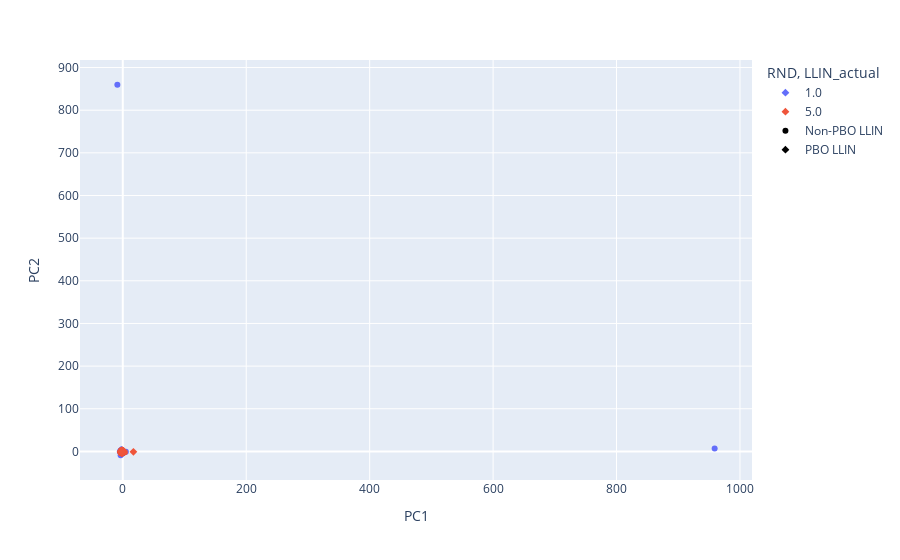

Notebook cell for this chart:
### Code cell
#alternative plotting function
fig = px.scatter(pca_3L_df_15, x="PC1", y="PC2",color="RND",symbol='LLIN_actual')

for i, trace in enumerate(fig.data):
    name = trace.name.split(',')
    if name[1] == ' Non-PBO LLIN':
        trace['name'] = ''
        trace['showlegend']=False
    else:
        trace['name'] = name[0]
fig.add_trace(go.Scatter(y=[None], mode='markers',
                         marker=dict(symbol='circle', color='black'),
                         name='Non-PBO LLIN',
                         ))
fig.add_trace(go.Scatter(y=[None], mode='markers',
                         marker=dict(symbol='diamond', color='black'),
                         name='PBO LLIN',
                         ))

### Figure 1 — Plotly figure (JSON) as saved in the notebook; plotly's stock layout.template omitted (floating-point values rounded to 4 significant figures; data arrays with more than 128 entries replaced by an {"elided": "..."} marker saying what was removed)
{"data": [{"hovertemplate": "RND=1.0<br>LLIN_actual=Non-PBO LLIN<br>PC1=%{x}<br>PC2=%{y}<extra></extra>", "legendgroup": "1.0, Non-PBO LLIN", "marker": {"color": "#636efa", "symbol": "circle"}, "mode": "markers", "name": "", "orientation": "v", "showlegend": false, "type": "scatter", "x": {"elided": "207 float values"}, "xaxis": "x", "y": {"elided": "207 float values"}, "yaxis": "y"}, {"hovertemplate": "RND=1.0<br>LLIN_actual=PBO LLIN<br>PC1=%{x}<br>PC2=%{y}<extra></extra>", "legendgroup": "1.0, PBO LLIN", "marker": {"color": "#636efa", "symbol": "diamond"}, "mode": "markers", "name": "1.0", "orientation": "v", "showlegend": true, "type": "scatter", "x": {"elided": "185 float values"}, "xaxis": "x", "y": {"elided": "185 float values"}, "yaxis": "y"}, {"hovertemplate": "RND=5.0<br>LLIN_actual=Non-PBO LLIN<br>PC1=%{x}<br>PC2=%{y}<extra></extra>", "legendgroup": "5.0, Non-PBO LLIN", "marker": {"color": "#EF553B", "symbol": "circle"}, "mode": "markers", "name": "", "orientation": "v", "showlegend": false, "type": "scatter", "x": {"elided": "222 float values"}, "xaxis": "x", "y": {"elided": "222 float values"}, "yaxis": "y"}, {"hovertemplate": "RND=5.0<br>LLIN_actual=PBO LLIN<br>PC1=%{x}<br>PC2=%{y}<extra></extra>", "legendgroup": "5.0, PBO LLIN", "marker": {"color": "#EF553B", "symbol": "diamond"}, "mode": "markers", "name": "5.0", "orientation": "v", "showlegend": true, "type": "scatter", "x": [-1.654, -1.745, -2.271, -1.959, -1.56, -1.4, -0.6, -0.1359, -2.878, -2.23, -1.568, -2.936, -2.183, -0.8965, -2.805, -2.076, -3.13, -1.995, -0.3685, -1.725, -2.115, -0.603, -1.388, 17.2, -0.785, -1.626, -0.6773, -2.518, -0.2844, -0.5723, -1.257, -1.082, -1.256, -0.527, -0.005892, -2.104, -0.4348, -1.72, -2.211, -0.8655, -1.714, 0.182, -0.9495, -2.327, -1.0, -1.634, -1.958, -1.927, -2.259, -1.532, -0.8272, -2.198, -1.409], "xaxis": "x", "y": [-1.167, -2.056, -2.528, -2.047, -0.703, -1.575, -0.7893, -0.8636, -1.929, 0.99, 0.7501, -3.184, -1.974, -1.349, -0.2131, -2.244, 0.5219, -2.23, -0.985, -0.2059, -2.274, -1.94, -1.475, -0.9176, -3.473, -1.875, -1.765, 1.337, -1.731, -2.166, -1.631, -1.938, -2.679, -3.564, -1.239, -1.645, -2.999, -2.144, -0.6479, -2.692, -1.423, -2.64, -3.619, -0.8683, 1.609, -1.921, -2.865, 0.872, -1.255, -2.043, 3.207, -0.3743, -0.4516], "yaxis": "y"}, {"marker": {"color": "black", "symbol": "circle"}, "mode": "markers", "name": "Non-PBO LLIN", "type": "scatter", "y": [null]}, {"marker": {"color": "black", "symbol": "diamond"}, "mode": "markers", "name": "PBO LLIN", "type": "scatter", "y": [null]}], "layout": {"legend": {"title": {"text": "RND, LLIN_actual"}, "tracegroupgap": 0}, "margin": {"t": 60}, "xaxis": {"anchor": "y", "domain": [0, 1], "title": {"text": "PC1"}}, "yaxis": {"anchor": "x", "domain": [0, 1], "title": {"text": "PC2"}}}}
